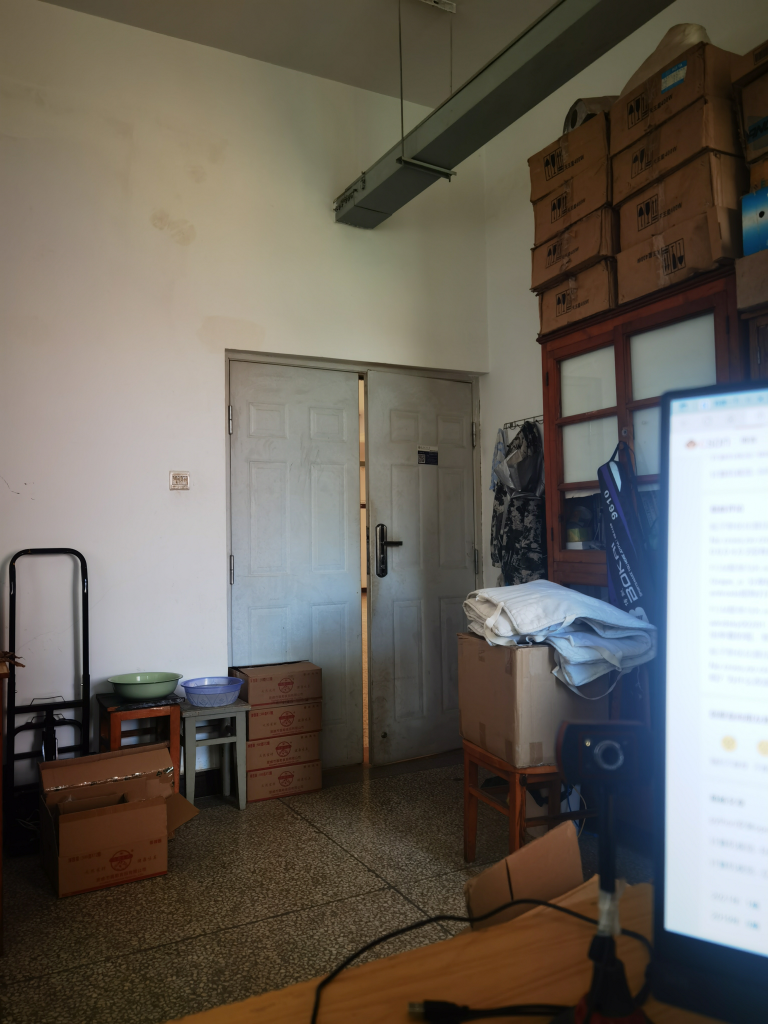
#> input picture 图像特征/2. 尺度空间/pic/TEST_1.jpg, 3072 x 4096 px (shown at 1/4 size)
$ python '图像拼接.py'
#> lines starting #> are read from the running program, lines starting #| are printed output that depends on the picture
### 项目测试/图像拼接（效果一般）/sitcher.py
#!/usr/bin/env python3
# coding:utf-8
"""
# File       : sitcher.py
# Time       ：10/20/22 1:35 PM
# Author     ：Kust Kenny
# version    ：python 3.6
# Description：
"""
import numpy as np
import cv2

class Stitcher:
    # 拼接函数
    def stitch(self,imgs,ratio = 0.75, reprojThresh = 4.0,showMatches = True):
        (img1,img2) = imgs

        # 检测两张图片的关键点
        (kps1,features1) = self.detectAndDescribe(img1)
        (kps2,features2) = self.detectAndDescribe(img2)

        # 匹配两张图片的所有特征点，返回匹配结果
        M = self.matchKeypoints(kps1,kps2,features1,features2,ratio,reprojThresh=reprojThresh)
        if M is None:
            return None

        # 提取匹配结果
        (matches,H,status) = M
        # 将图像A进行视角变换
        result = cv2.warpPerspective(img1,H,(img1.shape[1]+img2.shape[1],img1.shape[0]))
        # result = cv2.drawMatchesKnn(img1, kps1, img2, kps2, status, None, flags=2)
        self.cv_show("result",result)
        result[0:img2.shape[0],0:img2.shape[1]] = img2
        self.cv_show("result", result)
        return result

    # 得到关键特征点
    def detectAndDescribe(self,img):
        gray = cv2.cvtColor(img,cv2.COLOR_BGR2GRAY)

        # 建立orb
        orb = cv2.ORB_create()
        (kps,features) = orb.detectAndCompute(img,None)

        # 把结果转换成Numpy数组
        kps = np.float32([kp.pt for kp in kps])

        return (kps,features)

    # 匹配特征点
    def matchKeypoints(self,kps1,kps2,features1,features2,ratio,reprojThresh):
        match = cv2.BFMatcher()
        rawMatchs = match.knnMatch(features1,features2,2)

        matches = []
        for m in rawMatchs:
            # 判断： 当最近距离跟次近距离的比值小于ratio值时，保留次配对比
            if len(m) == 2 and m[0].distance < m[1].distance * ratio:
                matches.append((m[0].trainIdx,m[0].queryIdx))

        # 当筛选后的匹配数据大于4时，计算视角变换矩阵
        if len(matches)>4:
            # 获取匹配对的点坐标
            pst1 = np.float32([kps1[i] for (_,i) in matches])
            pst2 = np.float32([kps2[i] for (i,_) in matches])

            # 计算视角变换矩阵
            (H,status) = cv2.findHomography(pst1,pst2,cv2.RANSAC,reprojThresh)

            return (matches,H,status)

    def cv_show(self, name, img):
        cv2.imshow(name,img)
        cv2.waitKey(0)
        cv2.destroyAllWindows()

### 项目测试/图像拼接（效果一般）/图像拼接.py
#!/usr/bin/env python3
# coding:utf-8
"""
# File       : 图像拼接.py
# Time       ：10/20/22 1:19 PM
# Author     ：Kust Kenny
# version    ：python 3.6
# Description：
"""
import numpy as np
import matplotlib.pyplot as plt
from sitcher import Stitcher
import cv2

if __name__ == '__main__':
    img1 = cv2.imread("../../图像特征/2. 尺度空间/pic/TEST_1.jpg")
#> img1 is the input picture: shape (4096, 3072, 3); mean B, G, R 91.1, 99.6, 105.3
    img2 = cv2.imread("../../图像特征/2. 尺度空间/pic/TEST_2.jpg")
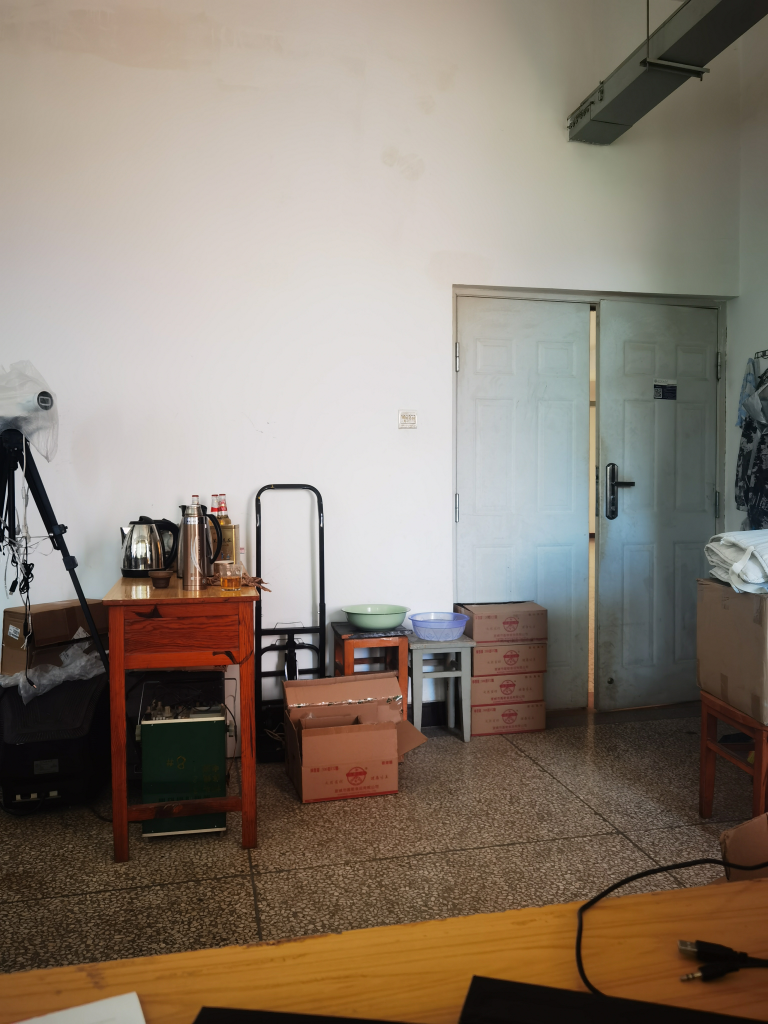
#> input picture 图像特征/2. 尺度空间/pic/TEST_2.jpg, 3072 x 4096 px (shown at 1/4 size)
#> img2 is the input picture: shape (4096, 3072, 3); mean B, G, R 113.7, 126, 137.8
    img1 = cv2.resize(img1,(640,480))
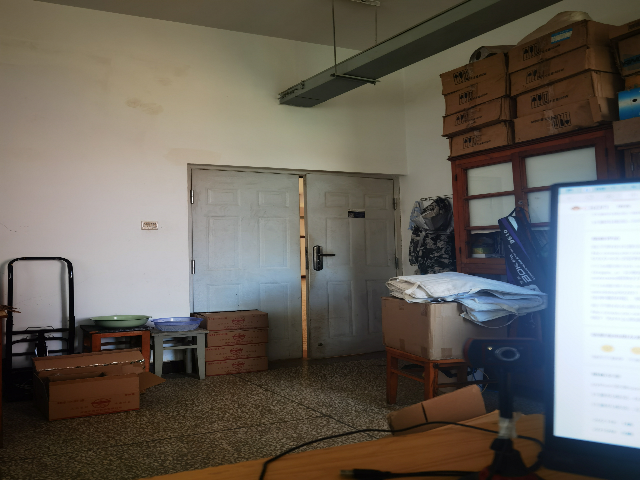
#> img1: shape (480, 640, 3); mean B, G, R 91, 99.5, 105.2
    img2 = cv2.resize(img2, (640, 480))
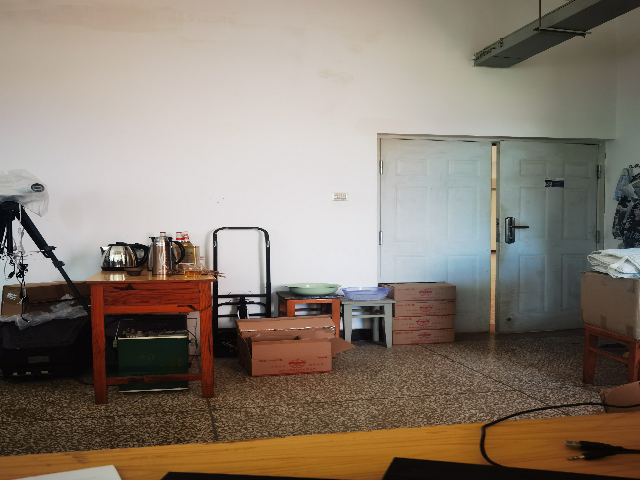
#> img2: shape (480, 640, 3); mean B, G, R 113.6, 125.9, 137.7

    stitcher = Stitcher()
    result = stitcher.stitch([img1,img2])
#> in detectAndDescribe, `gray = cv2.cvtColor(img,cv2.COLOR_BGR2GRAY)`:
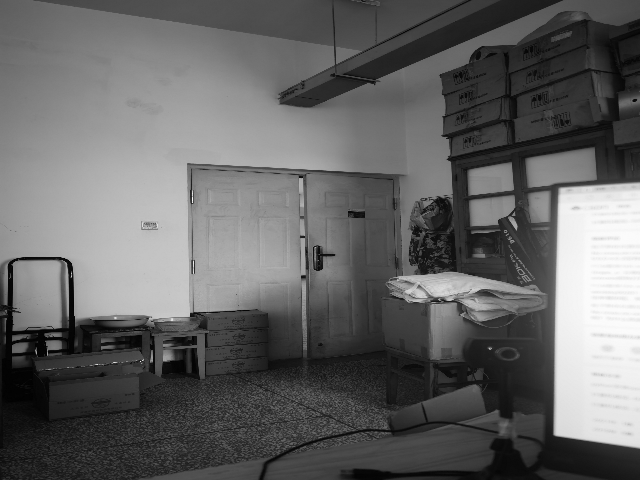
#> gray: shape (480, 640); min 1, max 252, mean 100.3
#> in detectAndDescribe, `(kps,features) = orb.detectAndCompute(img,None)`: kps = 500 keypoints; strongest (x, y, size): (554, 433, 44.6), (190, 313, 31), (191, 313, 37.2), (554, 434, 37.2)
#> in detectAndDescribe, `kps = np.float32([kp.pt for kp in kps])`: kps = 500 pairs, first value 35 to 559.9, second value 82.8 to 434.4
#> in stitch, `(kps1,features1) = self.detectAndDescribe(img1)`: kps1 has the same summary as kps in detectAndDescribe
#> in detectAndDescribe (call 2), `gray = cv2.cvtColor(img,cv2.COLOR_BGR2GRAY)`:
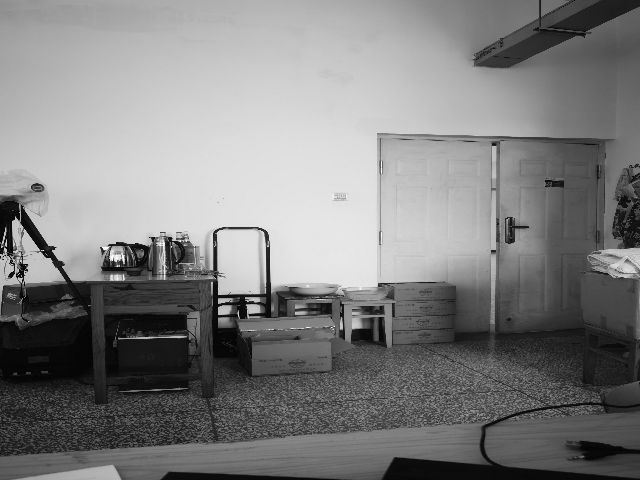
#> gray: shape (480, 640); min 1, max 255, mean 128
#> in detectAndDescribe (call 2), `(kps,features) = orb.detectAndCompute(img,None)`: kps = 500 keypoints; strongest (x, y, size): (121, 261, 31), (250, 314, 31), (218, 300, 31), (54, 248, 31)
#> in detectAndDescribe (call 2), `kps = np.float32([kp.pt for kp in kps])`: kps = 500 pairs, first value 31 to 517.6, second value 144 to 337.4
#> in stitch, `(kps2,features2) = self.detectAndDescribe(img2)`: kps2 has the same summary as kps in detectAndDescribe
#> in matchKeypoints, `rawMatchs = match.knnMatch(features1,features2,2)`: rawMatchs = 500 matches
#> after the loop in matchKeypoints, `for m in rawMatchs:`: matches = [(45, 26), (105, 32), (48, 53), (131, 110), (169, 132), (190, 147), (43, 186), (230, 209), (253, 221), (192, 254), (252, 297), (277, 315), (253, 325), (346, 362), (382, 373), (432, 424), (421, 431), (494, 451), (467, 466)]
#> in matchKeypoints, `pst1 = np.float32([kps1[i] for (_,i) in matches])`: pst1 = 19 rows, first 8: [46, 336], [165, 360], [322, 268], [301.2, 276], [163.2, 362.4], [322.8, 258], [60, 334.8], [169.9, 357.1]
#> in matchKeypoints, `pst2 = np.float32([kps2[i] for (i,_) in matches])`: pst2 = 19 rows, first 8: [246, 300], [354, 329], [514, 241], [490.8, 250.8], [351.6, 330], [514.8, 229.2], [259, 300], [358.6, 325.4]
#> in matchKeypoints, `(H,status) = cv2.findHomography(pst1,pst2,cv2.RANSAC,reprojThresh)`: H = [[0.579, -0.214, 241.9], [-0.0997, 0.554, 58.51], [-0.000407, -0.000544, 1]]; status = 19 values, max 1 at index 0, min 0 at index 11, mean 0.895
#> in stitch, `result = cv2.warpPerspective(img1,H,(img1.shape[1]+img2.shape[1],img1...`:
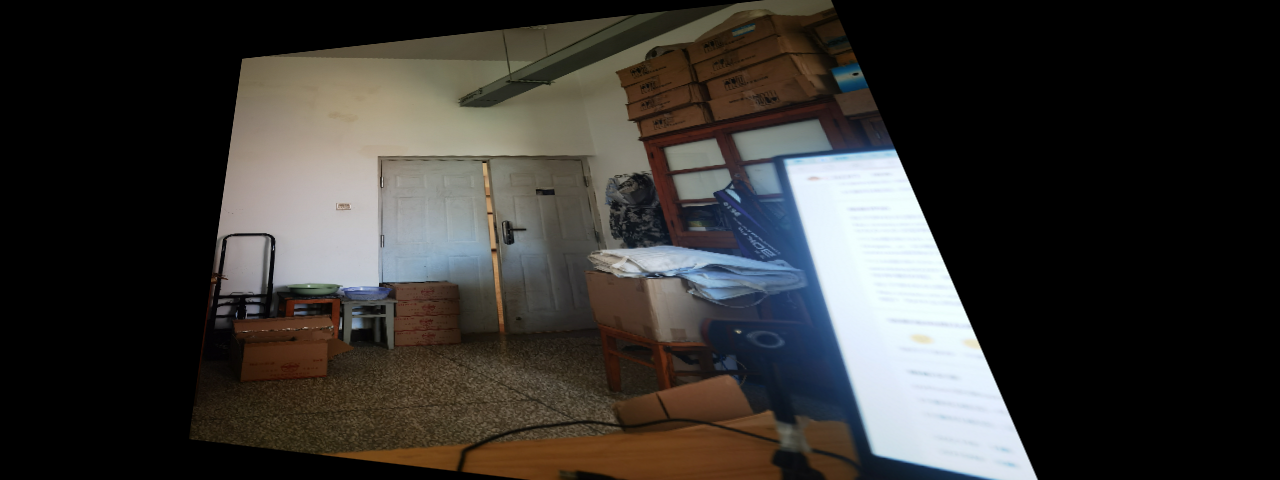
#> result: shape (480, 1280, 3); mean B, G, R 50.1, 53.2, 55.5
#> in stitch, `result[0:img2.shape[0],0:img2.shape[1]] = img2`:
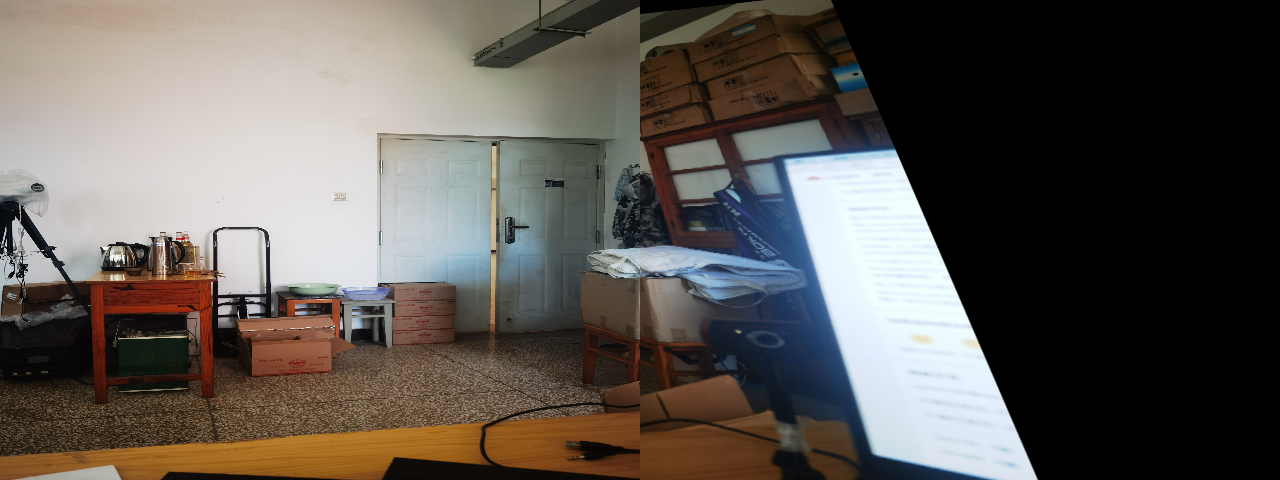
#> result: shape (480, 1280, 3); mean B, G, R 83.8, 89.2, 94.8
    # cv2.imshow("re",result)
    # cv2.waitKey(0)
    # cv2.destroyAllWindows()
